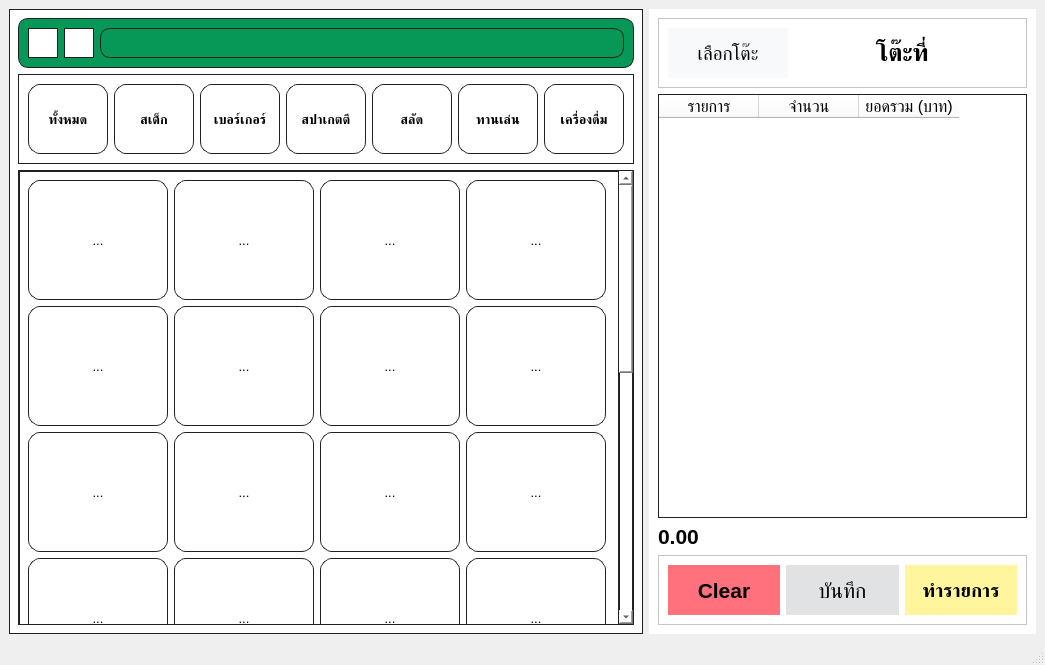
<?xml version="1.0" encoding="UTF-8"?>
<ui version="4.0">
 <class>MainMenu</class>
 <widget class="QMainWindow" name="MainMenu">
  <property name="geometry">
   <rect>
    <x>0</x>
    <y>0</y>
    <width>1045</width>
    <height>665</height>
   </rect>
  </property>
  <property name="windowTitle">
   <string>MainWindow</string>
  </property>
  <property name="styleSheet">
   <string notr="true">QToolButton {
        background-color: white;
        border: 1px solid #e0e0e0;
        border-radius: 12px;
        padding-top: 1px;
        font-size: 13px;
}

QToolButton:hover {
        border: 2px solid #FFD100;
}

/*ปรับระยะห่างระหว่าง Icon กับ Text */
QToolButton::menu-indicator { image: none; }</string>
  </property>
  <widget class="QWidget" name="centralwidget">
   <layout class="QHBoxLayout" name="horizontalLayout" stretch="0,0">
    <item>
     <widget class="QWidget" name="widge_left" native="true">
      <property name="styleSheet">
       <string notr="true">QWidget {
background-color: #FFFFFF;
border: 1px solid #212121;
}</string>
      </property>
      <layout class="QVBoxLayout" name="verticalLayout">
       <item>
        <widget class="QFrame" name="frame">
         <property name="styleSheet">
          <string notr="true">QFrame {
background-color: #079757;
border-radius: 10px;
}</string>
         </property>
         <property name="frameShape">
          <enum>QFrame::Shape::StyledPanel</enum>
         </property>
         <property name="frameShadow">
          <enum>QFrame::Shadow::Raised</enum>
         </property>
         <layout class="QHBoxLayout" name="horizontalLayout_2">
          <item>
           <widget class="QPushButton" name="pbtn_3">
            <property name="minimumSize">
             <size>
              <width>30</width>
              <height>30</height>
             </size>
            </property>
            <property name="maximumSize">
             <size>
              <width>30</width>
              <height>30</height>
             </size>
            </property>
            <property name="text">
             <string/>
            </property>
            <property name="icon">
             <iconset>
              <normaloff>C:/Users/NEXT Speed/Downloads/UI_cashier/Project_Python/img/3.jpg</normaloff>C:/Users/NEXT Speed/Downloads/UI_cashier/Project_Python/img/3.jpg</iconset>
            </property>
            <property name="iconSize">
             <size>
              <width>25</width>
              <height>25</height>
             </size>
            </property>
           </widget>
          </item>
          <item>
           <widget class="QPushButton" name="pbtn_search">
            <property name="minimumSize">
             <size>
              <width>30</width>
              <height>30</height>
             </size>
            </property>
            <property name="maximumSize">
             <size>
              <width>30</width>
              <height>30</height>
             </size>
            </property>
            <property name="text">
             <string/>
            </property>
            <property name="icon">
             <iconset>
              <normaloff>C:/Users/NEXT Speed/Downloads/UI_cashier/Project_Python/img/search.jpg</normaloff>C:/Users/NEXT Speed/Downloads/UI_cashier/Project_Python/img/search.jpg</iconset>
            </property>
            <property name="iconSize">
             <size>
              <width>25</width>
              <height>25</height>
             </size>
            </property>
           </widget>
          </item>
          <item>
           <widget class="QLabel" name="lbl_order_id">
            <property name="text">
             <string/>
            </property>
           </widget>
          </item>
         </layout>
        </widget>
       </item>
       <item>
        <widget class="QFrame" name="category">
         <property name="styleSheet">
          <string notr="true">QFrame {
background-color: #FFFFFF;
border: 1px solid #212121;
}</string>
         </property>
         <property name="frameShape">
          <enum>QFrame::Shape::StyledPanel</enum>
         </property>
         <property name="frameShadow">
          <enum>QFrame::Shadow::Raised</enum>
         </property>
         <layout class="QHBoxLayout" name="horizontalLayout_3">
          <item>
           <widget class="QToolButton" name="tbtn_all">
            <property name="minimumSize">
             <size>
              <width>80</width>
              <height>70</height>
             </size>
            </property>
            <property name="maximumSize">
             <size>
              <width>90</width>
              <height>70</height>
             </size>
            </property>
            <property name="font">
             <font>
              <pointsize>-1</pointsize>
              <bold>true</bold>
             </font>
            </property>
            <property name="text">
             <string>ทั้งหมด</string>
            </property>
           </widget>
          </item>
          <item>
           <widget class="QToolButton" name="tbtn_cat_steak">
            <property name="minimumSize">
             <size>
              <width>80</width>
              <height>70</height>
             </size>
            </property>
            <property name="maximumSize">
             <size>
              <width>90</width>
              <height>70</height>
             </size>
            </property>
            <property name="font">
             <font>
              <pointsize>-1</pointsize>
              <bold>true</bold>
             </font>
            </property>
            <property name="text">
             <string>สเต็ก</string>
            </property>
           </widget>
          </item>
          <item>
           <widget class="QToolButton" name="tbtn_cat_burger">
            <property name="minimumSize">
             <size>
              <width>80</width>
              <height>70</height>
             </size>
            </property>
            <property name="maximumSize">
             <size>
              <width>90</width>
              <height>70</height>
             </size>
            </property>
            <property name="font">
             <font>
              <pointsize>-1</pointsize>
              <bold>true</bold>
             </font>
            </property>
            <property name="text">
             <string>เบอร์เกอร์</string>
            </property>
           </widget>
          </item>
          <item>
           <widget class="QToolButton" name="tbtn_cat_spaghetti">
            <property name="minimumSize">
             <size>
              <width>80</width>
              <height>70</height>
             </size>
            </property>
            <property name="maximumSize">
             <size>
              <width>90</width>
              <height>70</height>
             </size>
            </property>
            <property name="font">
             <font>
              <pointsize>-1</pointsize>
              <bold>true</bold>
             </font>
            </property>
            <property name="text">
             <string>สปาเกตตี</string>
            </property>
           </widget>
          </item>
          <item>
           <widget class="QToolButton" name="tbtn_cat_salad">
            <property name="minimumSize">
             <size>
              <width>80</width>
              <height>70</height>
             </size>
            </property>
            <property name="maximumSize">
             <size>
              <width>90</width>
              <height>70</height>
             </size>
            </property>
            <property name="font">
             <font>
              <pointsize>-1</pointsize>
              <bold>true</bold>
             </font>
            </property>
            <property name="text">
             <string>สลัด</string>
            </property>
           </widget>
          </item>
          <item>
           <widget class="QToolButton" name="tbtn_cat_snack">
            <property name="minimumSize">
             <size>
              <width>80</width>
              <height>70</height>
             </size>
            </property>
            <property name="maximumSize">
             <size>
              <width>90</width>
              <height>70</height>
             </size>
            </property>
            <property name="font">
             <font>
              <pointsize>-1</pointsize>
              <bold>true</bold>
             </font>
            </property>
            <property name="styleSheet">
             <string notr="true">QPushButton {
background-color: #FFFFFF;
border: 1px solid #212121;
}</string>
            </property>
            <property name="text">
             <string>ทานเล่น</string>
            </property>
           </widget>
          </item>
          <item>
           <widget class="QToolButton" name="tbtn_cat_drink">
            <property name="minimumSize">
             <size>
              <width>80</width>
              <height>70</height>
             </size>
            </property>
            <property name="maximumSize">
             <size>
              <width>90</width>
              <height>70</height>
             </size>
            </property>
            <property name="font">
             <font>
              <pointsize>-1</pointsize>
              <bold>true</bold>
             </font>
            </property>
            <property name="text">
             <string>เครื่องดื่ม</string>
            </property>
           </widget>
          </item>
         </layout>
        </widget>
       </item>
       <item>
        <widget class="QScrollArea" name="food_menu">
         <property name="widgetResizable">
          <bool>true</bool>
         </property>
         <widget class="QWidget" name="menuGrid">
          <property name="geometry">
           <rect>
            <x>0</x>
            <y>0</y>
            <width>602</width>
            <height>1020</height>
           </rect>
          </property>
          <layout class="QGridLayout" name="gridLayout">
           <item row="1" column="2">
            <widget class="QToolButton" name="btn_steak_grillfish">
             <property name="minimumSize">
              <size>
               <width>140</width>
               <height>120</height>
              </size>
             </property>
             <property name="maximumSize">
              <size>
               <width>140</width>
               <height>120</height>
              </size>
             </property>
             <property name="text">
              <string>...</string>
             </property>
             <property name="toolButtonStyle">
              <enum>Qt::ToolButtonStyle::ToolButtonIconOnly</enum>
             </property>
            </widget>
           </item>
           <item row="4" column="3">
            <widget class="QToolButton" name="btn_bread">
             <property name="minimumSize">
              <size>
               <width>140</width>
               <height>120</height>
              </size>
             </property>
             <property name="maximumSize">
              <size>
               <width>140</width>
               <height>120</height>
              </size>
             </property>
             <property name="text">
              <string>...</string>
             </property>
             <property name="toolButtonStyle">
              <enum>Qt::ToolButtonStyle::ToolButtonIconOnly</enum>
             </property>
            </widget>
           </item>
           <item row="5" column="2">
            <widget class="QToolButton" name="btn_spinach">
             <property name="minimumSize">
              <size>
               <width>140</width>
               <height>120</height>
              </size>
             </property>
             <property name="maximumSize">
              <size>
               <width>140</width>
               <height>120</height>
              </size>
             </property>
             <property name="text">
              <string>...</string>
             </property>
             <property name="toolButtonStyle">
              <enum>Qt::ToolButtonStyle::ToolButtonIconOnly</enum>
             </property>
            </widget>
           </item>
           <item row="6" column="0">
            <widget class="QToolButton" name="btn_coke_jug">
             <property name="minimumSize">
              <size>
               <width>140</width>
               <height>120</height>
              </size>
             </property>
             <property name="maximumSize">
              <size>
               <width>140</width>
               <height>120</height>
              </size>
             </property>
             <property name="text">
              <string>...</string>
             </property>
             <property name="toolButtonStyle">
              <enum>Qt::ToolButtonStyle::ToolButtonIconOnly</enum>
             </property>
            </widget>
           </item>
           <item row="1" column="1">
            <widget class="QToolButton" name="btn_steak_hamcheese">
             <property name="minimumSize">
              <size>
               <width>140</width>
               <height>120</height>
              </size>
             </property>
             <property name="maximumSize">
              <size>
               <width>140</width>
               <height>120</height>
              </size>
             </property>
             <property name="text">
              <string>...</string>
             </property>
             <property name="toolButtonStyle">
              <enum>Qt::ToolButtonStyle::ToolButtonIconOnly</enum>
             </property>
            </widget>
           </item>
           <item row="0" column="1">
            <widget class="QToolButton" name="btn_steak_pepper">
             <property name="minimumSize">
              <size>
               <width>140</width>
               <height>120</height>
              </size>
             </property>
             <property name="maximumSize">
              <size>
               <width>140</width>
               <height>120</height>
              </size>
             </property>
             <property name="text">
              <string>...</string>
             </property>
             <property name="toolButtonStyle">
              <enum>Qt::ToolButtonStyle::ToolButtonIconOnly</enum>
             </property>
            </widget>
           </item>
           <item row="1" column="3">
            <widget class="QToolButton" name="btn_steak_friedfish">
             <property name="minimumSize">
              <size>
               <width>140</width>
               <height>120</height>
              </size>
             </property>
             <property name="maximumSize">
              <size>
               <width>140</width>
               <height>120</height>
              </size>
             </property>
             <property name="text">
              <string>...</string>
             </property>
             <property name="toolButtonStyle">
              <enum>Qt::ToolButtonStyle::ToolButtonIconOnly</enum>
             </property>
            </widget>
           </item>
           <item row="2" column="3">
            <widget class="QToolButton" name="btn_burger_teriyaki">
             <property name="minimumSize">
              <size>
               <width>140</width>
               <height>120</height>
              </size>
             </property>
             <property name="maximumSize">
              <size>
               <width>140</width>
               <height>120</height>
              </size>
             </property>
             <property name="text">
              <string>...</string>
             </property>
             <property name="toolButtonStyle">
              <enum>Qt::ToolButtonStyle::ToolButtonIconOnly</enum>
             </property>
            </widget>
           </item>
           <item row="0" column="2">
            <widget class="QToolButton" name="btn_steak_porkchop">
             <property name="minimumSize">
              <size>
               <width>140</width>
               <height>120</height>
              </size>
             </property>
             <property name="maximumSize">
              <size>
               <width>140</width>
               <height>120</height>
              </size>
             </property>
             <property name="text">
              <string>...</string>
             </property>
             <property name="toolButtonStyle">
              <enum>Qt::ToolButtonStyle::ToolButtonIconOnly</enum>
             </property>
            </widget>
           </item>
           <item row="6" column="3">
            <widget class="QToolButton" name="btn_redsoda">
             <property name="minimumSize">
              <size>
               <width>140</width>
               <height>120</height>
              </size>
             </property>
             <property name="maximumSize">
              <size>
               <width>140</width>
               <height>120</height>
              </size>
             </property>
             <property name="text">
              <string>...</string>
             </property>
             <property name="toolButtonStyle">
              <enum>Qt::ToolButtonStyle::ToolButtonIconOnly</enum>
             </property>
            </widget>
           </item>
           <item row="6" column="2">
            <widget class="QToolButton" name="btn_bluehawaiian">
             <property name="minimumSize">
              <size>
               <width>140</width>
               <height>120</height>
              </size>
             </property>
             <property name="maximumSize">
              <size>
               <width>140</width>
               <height>120</height>
              </size>
             </property>
             <property name="text">
              <string>...</string>
             </property>
             <property name="toolButtonStyle">
              <enum>Qt::ToolButtonStyle::ToolButtonIconOnly</enum>
             </property>
            </widget>
           </item>
           <item row="2" column="1">
            <widget class="QToolButton" name="btn_burger_spicy">
             <property name="minimumSize">
              <size>
               <width>140</width>
               <height>120</height>
              </size>
             </property>
             <property name="maximumSize">
              <size>
               <width>140</width>
               <height>120</height>
              </size>
             </property>
             <property name="text">
              <string>...</string>
             </property>
             <property name="toolButtonStyle">
              <enum>Qt::ToolButtonStyle::ToolButtonIconOnly</enum>
             </property>
            </widget>
           </item>
           <item row="7" column="2">
            <widget class="QToolButton" name="btn_ice">
             <property name="minimumSize">
              <size>
               <width>140</width>
               <height>120</height>
              </size>
             </property>
             <property name="maximumSize">
              <size>
               <width>140</width>
               <height>120</height>
              </size>
             </property>
             <property name="text">
              <string>...</string>
             </property>
             <property name="toolButtonStyle">
              <enum>Qt::ToolButtonStyle::ToolButtonIconOnly</enum>
             </property>
            </widget>
           </item>
           <item row="7" column="1">
            <widget class="QToolButton" name="btn_water">
             <property name="minimumSize">
              <size>
               <width>140</width>
               <height>120</height>
              </size>
             </property>
             <property name="maximumSize">
              <size>
               <width>140</width>
               <height>120</height>
              </size>
             </property>
             <property name="text">
              <string>...</string>
             </property>
             <property name="toolButtonStyle">
              <enum>Qt::ToolButtonStyle::ToolButtonIconOnly</enum>
             </property>
            </widget>
           </item>
           <item row="4" column="2">
            <widget class="QToolButton" name="btn_frenchfries">
             <property name="minimumSize">
              <size>
               <width>140</width>
               <height>120</height>
              </size>
             </property>
             <property name="maximumSize">
              <size>
               <width>140</width>
               <height>120</height>
              </size>
             </property>
             <property name="text">
              <string>...</string>
             </property>
             <property name="toolButtonStyle">
              <enum>Qt::ToolButtonStyle::ToolButtonIconOnly</enum>
             </property>
            </widget>
           </item>
           <item row="3" column="3">
            <widget class="QToolButton" name="btn_salad_tuna">
             <property name="minimumSize">
              <size>
               <width>140</width>
               <height>120</height>
              </size>
             </property>
             <property name="maximumSize">
              <size>
               <width>140</width>
               <height>120</height>
              </size>
             </property>
             <property name="text">
              <string>...</string>
             </property>
             <property name="toolButtonStyle">
              <enum>Qt::ToolButtonStyle::ToolButtonIconOnly</enum>
             </property>
            </widget>
           </item>
           <item row="4" column="0">
            <widget class="QToolButton" name="btn_salad_apple">
             <property name="minimumSize">
              <size>
               <width>140</width>
               <height>120</height>
              </size>
             </property>
             <property name="maximumSize">
              <size>
               <width>140</width>
               <height>120</height>
              </size>
             </property>
             <property name="text">
              <string>...</string>
             </property>
             <property name="toolButtonStyle">
              <enum>Qt::ToolButtonStyle::ToolButtonIconOnly</enum>
             </property>
            </widget>
           </item>
           <item row="3" column="2">
            <widget class="QToolButton" name="btn_spaghetti_tomyum">
             <property name="minimumSize">
              <size>
               <width>140</width>
               <height>120</height>
              </size>
             </property>
             <property name="maximumSize">
              <size>
               <width>140</width>
               <height>120</height>
              </size>
             </property>
             <property name="text">
              <string>...</string>
             </property>
             <property name="toolButtonStyle">
              <enum>Qt::ToolButtonStyle::ToolButtonIconOnly</enum>
             </property>
            </widget>
           </item>
           <item row="0" column="0">
            <widget class="QToolButton" name="btn_steak_garlic">
             <property name="minimumSize">
              <size>
               <width>140</width>
               <height>120</height>
              </size>
             </property>
             <property name="maximumSize">
              <size>
               <width>140</width>
               <height>120</height>
              </size>
             </property>
             <property name="styleSheet">
              <string notr="true"/>
             </property>
             <property name="text">
              <string>...</string>
             </property>
             <property name="iconSize">
              <size>
               <width>20</width>
               <height>20</height>
              </size>
             </property>
             <property name="checkable">
              <bool>false</bool>
             </property>
             <property name="toolButtonStyle">
              <enum>Qt::ToolButtonStyle::ToolButtonIconOnly</enum>
             </property>
             <property name="autoRaise">
              <bool>false</bool>
             </property>
             <property name="arrowType">
              <enum>Qt::ArrowType::NoArrow</enum>
             </property>
            </widget>
           </item>
           <item row="2" column="2">
            <widget class="QToolButton" name="btn_burger_fish">
             <property name="minimumSize">
              <size>
               <width>140</width>
               <height>120</height>
              </size>
             </property>
             <property name="maximumSize">
              <size>
               <width>140</width>
               <height>120</height>
              </size>
             </property>
             <property name="text">
              <string>...</string>
             </property>
             <property name="toolButtonStyle">
              <enum>Qt::ToolButtonStyle::ToolButtonIconOnly</enum>
             </property>
            </widget>
           </item>
           <item row="7" column="0">
            <widget class="QToolButton" name="btn_passionfruit">
             <property name="minimumSize">
              <size>
               <width>140</width>
               <height>120</height>
              </size>
             </property>
             <property name="maximumSize">
              <size>
               <width>140</width>
               <height>120</height>
              </size>
             </property>
             <property name="text">
              <string>...</string>
             </property>
             <property name="toolButtonStyle">
              <enum>Qt::ToolButtonStyle::ToolButtonIconOnly</enum>
             </property>
            </widget>
           </item>
           <item row="2" column="0">
            <widget class="QToolButton" name="btn_burger_bacon">
             <property name="minimumSize">
              <size>
               <width>140</width>
               <height>120</height>
              </size>
             </property>
             <property name="maximumSize">
              <size>
               <width>140</width>
               <height>120</height>
              </size>
             </property>
             <property name="text">
              <string>...</string>
             </property>
             <property name="toolButtonStyle">
              <enum>Qt::ToolButtonStyle::ToolButtonIconOnly</enum>
             </property>
            </widget>
           </item>
           <item row="4" column="1">
            <widget class="QToolButton" name="btn_salad_vegetable">
             <property name="minimumSize">
              <size>
               <width>140</width>
               <height>120</height>
              </size>
             </property>
             <property name="maximumSize">
              <size>
               <width>140</width>
               <height>120</height>
              </size>
             </property>
             <property name="text">
              <string>...</string>
             </property>
             <property name="toolButtonStyle">
              <enum>Qt::ToolButtonStyle::ToolButtonIconOnly</enum>
             </property>
            </widget>
           </item>
           <item row="5" column="0">
            <widget class="QToolButton" name="btn_potatoes">
             <property name="minimumSize">
              <size>
               <width>140</width>
               <height>120</height>
              </size>
             </property>
             <property name="maximumSize">
              <size>
               <width>140</width>
               <height>120</height>
              </size>
             </property>
             <property name="text">
              <string>...</string>
             </property>
             <property name="toolButtonStyle">
              <enum>Qt::ToolButtonStyle::ToolButtonIconOnly</enum>
             </property>
            </widget>
           </item>
           <item row="0" column="3">
            <widget class="QToolButton" name="btn_steak_spicy">
             <property name="minimumSize">
              <size>
               <width>140</width>
               <height>120</height>
              </size>
             </property>
             <property name="maximumSize">
              <size>
               <width>140</width>
               <height>120</height>
              </size>
             </property>
             <property name="text">
              <string>...</string>
             </property>
             <property name="toolButtonStyle">
              <enum>Qt::ToolButtonStyle::ToolButtonIconOnly</enum>
             </property>
            </widget>
           </item>
           <item row="3" column="0">
            <widget class="QToolButton" name="btn_spaghetti_drunk">
             <property name="minimumSize">
              <size>
               <width>140</width>
               <height>120</height>
              </size>
             </property>
             <property name="maximumSize">
              <size>
               <width>140</width>
               <height>120</height>
              </size>
             </property>
             <property name="text">
              <string>...</string>
             </property>
             <property name="toolButtonStyle">
              <enum>Qt::ToolButtonStyle::ToolButtonIconOnly</enum>
             </property>
            </widget>
           </item>
           <item row="3" column="1">
            <widget class="QToolButton" name="btn_spaghetti_carbonara">
             <property name="minimumSize">
              <size>
               <width>140</width>
               <height>120</height>
              </size>
             </property>
             <property name="maximumSize">
              <size>
               <width>140</width>
               <height>120</height>
              </size>
             </property>
             <property name="text">
              <string>...</string>
             </property>
             <property name="toolButtonStyle">
              <enum>Qt::ToolButtonStyle::ToolButtonIconOnly</enum>
             </property>
            </widget>
           </item>
           <item row="6" column="1">
            <widget class="QToolButton" name="btn_lemontea">
             <property name="minimumSize">
              <size>
               <width>140</width>
               <height>120</height>
              </size>
             </property>
             <property name="maximumSize">
              <size>
               <width>140</width>
               <height>120</height>
              </size>
             </property>
             <property name="text">
              <string>...</string>
             </property>
             <property name="toolButtonStyle">
              <enum>Qt::ToolButtonStyle::ToolButtonIconOnly</enum>
             </property>
            </widget>
           </item>
           <item row="5" column="3">
            <widget class="QToolButton" name="btn_coke_glass">
             <property name="minimumSize">
              <size>
               <width>140</width>
               <height>120</height>
              </size>
             </property>
             <property name="maximumSize">
              <size>
               <width>140</width>
               <height>120</height>
              </size>
             </property>
             <property name="text">
              <string>...</string>
             </property>
             <property name="toolButtonStyle">
              <enum>Qt::ToolButtonStyle::ToolButtonIconOnly</enum>
             </property>
            </widget>
           </item>
           <item row="1" column="0">
            <widget class="QToolButton" name="btn_steak_teriyaki">
             <property name="minimumSize">
              <size>
               <width>140</width>
               <height>120</height>
              </size>
             </property>
             <property name="maximumSize">
              <size>
               <width>140</width>
               <height>120</height>
              </size>
             </property>
             <property name="text">
              <string>...</string>
             </property>
             <property name="toolButtonStyle">
              <enum>Qt::ToolButtonStyle::ToolButtonIconOnly</enum>
             </property>
            </widget>
           </item>
           <item row="5" column="1">
            <widget class="QToolButton" name="btn_onion">
             <property name="minimumSize">
              <size>
               <width>140</width>
               <height>120</height>
              </size>
             </property>
             <property name="maximumSize">
              <size>
               <width>140</width>
               <height>120</height>
              </size>
             </property>
             <property name="text">
              <string>...</string>
             </property>
             <property name="toolButtonStyle">
              <enum>Qt::ToolButtonStyle::ToolButtonIconOnly</enum>
             </property>
            </widget>
           </item>
          </layout>
         </widget>
        </widget>
       </item>
      </layout>
     </widget>
    </item>
    <item>
     <widget class="QWidget" name="widget_right" native="true">
      <property name="minimumSize">
       <size>
        <width>320</width>
        <height>320</height>
       </size>
      </property>
      <property name="styleSheet">
       <string notr="true">QWidget {
background-color: #FFFFFF;
}</string>
      </property>
      <layout class="QVBoxLayout" name="verticalLayout_2">
       <item>
        <widget class="QFrame" name="header">
         <property name="frameShape">
          <enum>QFrame::Shape::StyledPanel</enum>
         </property>
         <property name="frameShadow">
          <enum>QFrame::Shadow::Raised</enum>
         </property>
         <layout class="QHBoxLayout" name="horizontalLayout_4">
          <item>
           <widget class="QPushButton" name="pbtn_table">
            <property name="minimumSize">
             <size>
              <width>50</width>
              <height>50</height>
             </size>
            </property>
            <property name="maximumSize">
             <size>
              <width>120</width>
              <height>120</height>
             </size>
            </property>
            <property name="font">
             <font>
              <pointsize>14</pointsize>
             </font>
            </property>
            <property name="contextMenuPolicy">
             <enum>Qt::ContextMenuPolicy::NoContextMenu</enum>
            </property>
            <property name="layoutDirection">
             <enum>Qt::LayoutDirection::LeftToRight</enum>
            </property>
            <property name="styleSheet">
             <string notr="true">QPushButton {
background-color: #F8F9FA;
border: 1px solid #F8F9FA
}</string>
            </property>
            <property name="text">
             <string>เลือกโต๊ะ</string>
            </property>
           </widget>
          </item>
          <item>
           <widget class="QLabel" name="lbl_current_table">
            <property name="font">
             <font>
              <pointsize>18</pointsize>
              <bold>true</bold>
             </font>
            </property>
            <property name="layoutDirection">
             <enum>Qt::LayoutDirection::LeftToRight</enum>
            </property>
            <property name="text">
             <string>โต๊ะที่ </string>
            </property>
            <property name="alignment">
             <set>Qt::AlignmentFlag::AlignCenter</set>
            </property>
           </widget>
          </item>
         </layout>
        </widget>
       </item>
       <item>
        <widget class="QTableWidget" name="order">
         <property name="font">
          <font>
           <pointsize>12</pointsize>
          </font>
         </property>
         <property name="styleSheet">
          <string notr="true">QTableWidget {
border: 1px solid #212121;
}</string>
         </property>
         <property name="editTriggers">
          <set>QAbstractItemView::EditTrigger::NoEditTriggers</set>
         </property>
         <property name="selectionBehavior">
          <enum>QAbstractItemView::SelectionBehavior::SelectItems</enum>
         </property>
         <attribute name="horizontalHeaderVisible">
          <bool>true</bool>
         </attribute>
         <attribute name="verticalHeaderVisible">
          <bool>false</bool>
         </attribute>
         <column>
          <property name="text">
           <string>รายการ</string>
          </property>
          <property name="font">
           <font>
            <pointsize>12</pointsize>
           </font>
          </property>
         </column>
         <column>
          <property name="text">
           <string>จำนวน</string>
          </property>
          <property name="font">
           <font>
            <pointsize>12</pointsize>
           </font>
          </property>
         </column>
         <column>
          <property name="text">
           <string>ยอดรวม (บาท)</string>
          </property>
          <property name="font">
           <font>
            <pointsize>12</pointsize>
           </font>
          </property>
         </column>
        </widget>
       </item>
       <item>
        <widget class="QLabel" name="lbl_total">
         <property name="enabled">
          <bool>true</bool>
         </property>
         <property name="font">
          <font>
           <pointsize>16</pointsize>
           <italic>false</italic>
           <bold>true</bold>
           <strikeout>false</strikeout>
           <kerning>true</kerning>
          </font>
         </property>
         <property name="styleSheet">
          <string notr="true"/>
         </property>
         <property name="text">
          <string>0.00</string>
         </property>
        </widget>
       </item>
       <item>
        <widget class="QFrame" name="summary">
         <property name="frameShape">
          <enum>QFrame::Shape::StyledPanel</enum>
         </property>
         <property name="frameShadow">
          <enum>QFrame::Shadow::Raised</enum>
         </property>
         <layout class="QHBoxLayout" name="horizontalLayout_5">
          <item>
           <widget class="QPushButton" name="pbtn_clear">
            <property name="minimumSize">
             <size>
              <width>50</width>
              <height>50</height>
             </size>
            </property>
            <property name="maximumSize">
             <size>
              <width>120</width>
              <height>120</height>
             </size>
            </property>
            <property name="font">
             <font>
              <pointsize>16</pointsize>
              <bold>true</bold>
             </font>
            </property>
            <property name="styleSheet">
             <string notr="true">QPushButton {
background-color: #FF717D;
border: 1px solid #FF717D;
}</string>
            </property>
            <property name="text">
             <string>Clear</string>
            </property>
           </widget>
          </item>
          <item>
           <widget class="QPushButton" name="pbtn_save">
            <property name="minimumSize">
             <size>
              <width>50</width>
              <height>50</height>
             </size>
            </property>
            <property name="maximumSize">
             <size>
              <width>120</width>
              <height>120</height>
             </size>
            </property>
            <property name="font">
             <font>
              <pointsize>16</pointsize>
             </font>
            </property>
            <property name="styleSheet">
             <string notr="true">QPushButton {
background-color: #E1E2E4;
border: 1px solid #E1E2E4;
}
</string>
            </property>
            <property name="text">
             <string>บันทึก</string>
            </property>
           </widget>
          </item>
          <item>
           <widget class="QPushButton" name="pbtn_pay">
            <property name="minimumSize">
             <size>
              <width>50</width>
              <height>50</height>
             </size>
            </property>
            <property name="maximumSize">
             <size>
              <width>120</width>
              <height>120</height>
             </size>
            </property>
            <property name="font">
             <font>
              <pointsize>14</pointsize>
              <bold>true</bold>
             </font>
            </property>
            <property name="styleSheet">
             <string notr="true">QPushButton {
background-color: #FFF59D;
border: 1px solid #FFF59D;
}</string>
            </property>
            <property name="text">
             <string>ทำรายการ</string>
            </property>
           </widget>
          </item>
         </layout>
        </widget>
       </item>
      </layout>
     </widget>
    </item>
   </layout>
  </widget>
  <widget class="QMenuBar" name="menubar">
   <property name="geometry">
    <rect>
     <x>0</x>
     <y>0</y>
     <width>1045</width>
     <height>33</height>
    </rect>
   </property>
  </widget>
  <widget class="QStatusBar" name="statusbar"/>
 </widget>
 <resources/>
 <connections/>
</ui>
